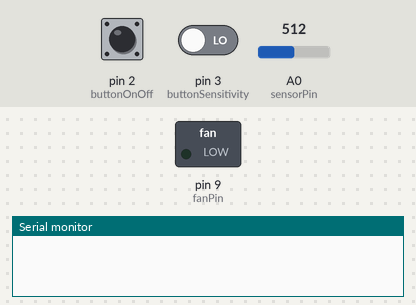
The sketch below on a simulated Arduino Uno, built with avr-gcc and run on an emulated ATmega328P. Parts: switched loads named in the sketch (green lamp = pin HIGH), the last lines printed to the serial monitor. The inputs (shaded band) are chosen by the test bench; at power-on: pin 2 (buttonOnOff) LOW, pin 3 (buttonSensitivity) LOW, A0 (sensorPin) = 512.

Above: at 5.8 s.
5.9 s: pin 2 (buttonOnOff) pulled HIGH for 0.15 s
9.0 s: pin 3 (buttonSensitivity) driven HIGH
11.5 s: pin 2 (buttonOnOff) pulled HIGH for 1 s
At 12.1 s:
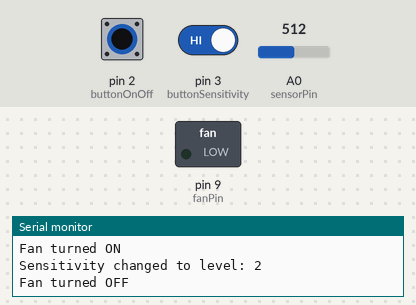
14.0 s: pin 2 (buttonOnOff) pulled HIGH for 3.2 s
At 15.2 s:
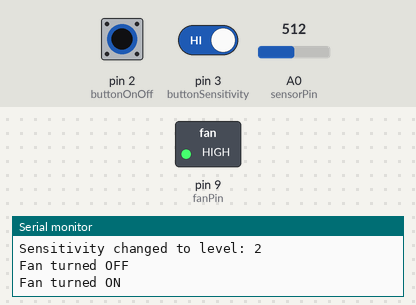
Timing chart, 0 to 17.0 s (numbered marks = the images above; inputs shaded):
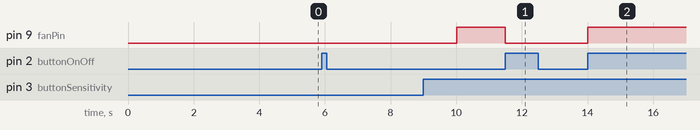

Measured:
- after the input at 5.9 s, every drawn part: stays the same
- after the input at 11.5 s, pin 9 (fanPin): HIGH → LOW at once
- after the input at 14.0 s, pin 9 (fanPin): LOW → HIGH at once

The sketch:

MicroProcessorsLab4.4.ino
```cpp
// Pin Definitions
const int sensorPin = A0;
const int fanPin = 9;
const int buttonOnOff = 2;
const int buttonSensitivity = 3;

// Variables
bool fanState = false;
int sensitivityLevel = 1; // 1: Low, 2: Medium, 3: High
const int numSamples = 100;
unsigned long lastDebounceTimeOnOff = 0;
unsigned long lastDebounceTimeSensitivity = 0;
const unsigned long debounceDelay = 50;
volatile bool powerPressed = false;
volatile bool sensitivityPressed = false;
int lastPWMValue = 0;
unsigned long lastTempReadTime = 0;
const unsigned long tempReadInterval = 5000;
float lastAvgTemp = 0.0;

void setup() {
    pinMode(fanPin, OUTPUT);
    pinMode(buttonOnOff, INPUT);
    pinMode(buttonSensitivity, INPUT);
    attachInterrupt(digitalPinToInterrupt(buttonOnOff), powerISR, RISING);
    attachInterrupt(digitalPinToInterrupt(buttonSensitivity), sensitivityISR, RISING);
    Serial.begin(9600);
}

void loop() {
    if (powerPressed) {
        fanState = !fanState;
        Serial.println(fanState ? "Fan turned ON" : "Fan turned OFF");
        updateFanSpeed(); // Ensure fan updates immediately on power change
        powerPressed = false;
    }

    if (sensitivityPressed) {
        sensitivityLevel++;
        if (sensitivityLevel > 3) sensitivityLevel = 1;
        Serial.print("Sensitivity changed to level: ");
        Serial.println(sensitivityLevel);
        updateFanSpeed(); // Only update LED when sensitivity changes
        sensitivityPressed = false;
    }

    if (millis() - lastTempReadTime >= tempReadInterval) {
        lastAvgTemp = readTemperature();
        Serial.print("Average Temperature: ");
        Serial.println(lastAvgTemp);
        updateFanSpeed();
        lastTempReadTime = millis();
    }
}

void updateFanSpeed() {
    if (fanState) {
        int pwmValue = mapTemperatureToPWM(lastAvgTemp, sensitivityLevel);
        if (pwmValue != lastPWMValue) {
            analogWrite(fanPin, pwmValue); // Adjust LED brightness (fan speed)
            lastPWMValue = pwmValue;
        }
    } else {
        analogWrite(fanPin, 0);  // Turn off LED when fan is off
        lastPWMValue = 0;
    }
}

float readTemperature() {
    long sum = 0;
    for (int i = 0; i < numSamples; i++) {
        sum += analogRead(sensorPin);
        delay(50); // Spread samples over 5 seconds
    }
    float avgReading = sum / (float)numSamples;
    float voltage = avgReading * (5.0 / 1023.0);
    return voltage * 100.0; // Convert to temperature correctly
}

int mapTemperatureToPWM(float temperature, int sensitivity) {
    int pwmValue = 0;
    switch (sensitivity) {
        case 1: // Low sensitivity: PWM changes slowly with temperature
            pwmValue = map(temperature, 0, 50, 50, 255); break; // Low Sensitivity
        case 2: // Medium sensitivity: PWM changes more directly with temperature
            pwmValue = map(temperature, 0, 50, 30, 255); break; // Medium Sensitivity
        case 3: // High sensitivity: PWM changes quickly with temperature
            pwmValue = map(temperature, 0, 50, 10, 255); break; // High Sensitivity
    }
    return constrain(pwmValue, 0, 255); // Ensure PWM is within valid range
}

void powerISR() {
    powerPressed = true;
}

void sensitivityISR() {
    sensitivityPressed = true;
}
```
